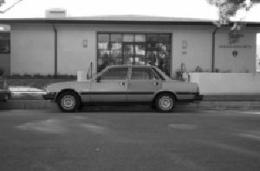
#> input picture code/intersection-over-union/image_0002.jpg, 260 x 171 px
$ python intersection_over_union.py
#> lines starting #> are read from the running program, lines starting #| are printed output that depends on the picture
# USAGE
# python intersection_over_union.py
# This may be useful for evaulating the accuracy of our bounding box predictions
# in the case of detection.

# import the necessary packages
from collections import namedtuple
import numpy as np
import cv2

# define the `Detection` object
Detection = namedtuple("Detection", ["image_path", "gt1","gt2", "pred"])

def bb_intersection_over_union(boxA, boxB):
	# determine the (x, y)-coordinates of the intersection rectangle
	xA = max(boxA[0], boxB[0])
	yA = max(boxA[1], boxB[1])
	xB = min(boxA[2], boxB[2])
	yB = min(boxA[3], boxB[3])

	# compute the area of intersection rectangle
	interArea = (xB - xA + 1) * (yB - yA + 1)

	# compute the area of both the prediction and ground-truth
	# rectangles
	boxAArea = (boxA[2] - boxA[0] + 1) * (boxA[3] - boxA[1] + 1)
	boxBArea = (boxB[2] - boxB[0] + 1) * (boxB[3] - boxB[1] + 1)

	# compute the intersection over union by taking the intersection
	# area and dividing it by the sum of prediction + ground-truth
	# areas - the interesection area
	iou = interArea / float(boxAArea + boxBArea - interArea)

	# return the intersection over union value
	return iou

# define the list of example detections
# 39, 63, 203, 112
examples = [
	Detection("image_0002.jpg", [0, 10, 200, 110],[95,40,200,180], [54, 66, 198, 114])]
	# Detection("image_0016.jpg", [49, 75, 203, 125], [42, 78, 186, 126]),
	# Detection("image_0075.jpg", [31, 69, 201, 125], [18, 63, 235, 135]),
	# Detection("image_0090.jpg", [50, 72, 197, 121], [54, 72, 198, 120]),
	# Detection("image_0120.jpg", [35, 51, 196, 110], [36, 60, 180, 108])]

# loop over the example detections
for detection in examples:
	# load the image
	image = cv2.imread(detection.image_path)
#> image is the input picture: shape (171, 260, 3); min 0, max 255, mean 111.6

	# draw the ground-truth bounding box along with the predicted
	# bounding box
	cv2.rectangle(image, tuple(detection.gt1[:2]),
		tuple(detection.gt1[2:]), (0, 255, 0), 2)
	cv2.rectangle(image, tuple(detection.gt2[:2]),
		tuple(detection.gt2[2:]), (0, 255, 0), 2)
	cv2.rectangle(image, tuple(detection.pred[:2]),
		tuple(detection.pred[2:]), (0, 0, 255), 2)

	# compute the intersection over union and display it
	iou1 = bb_intersection_over_union(detection.gt1, detection.pred)
	iou2 = bb_intersection_over_union(detection.gt2, detection.pred)
	cv2.putText(image, "IoU: {:.4f}".format(iou1), (10, 30),
		cv2.FONT_HERSHEY_SIMPLEX, 0.6, (0, 255, 0), 2)
	print("{}: {:.4f}".format(detection.image_path, iou1))
	cv2.putText(image, "IoU: {:.4f}".format(iou2), (10, 30),
		cv2.FONT_HERSHEY_SIMPLEX, 0.6, (0, 255, 0), 2)
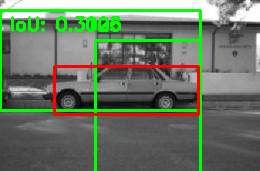
#> image: shape (171, 260, 3); mean B, G, R 100, 119.1, 106.5
	print("{}: {:.4f}".format(detection.image_path, iou2))
	# show the output image
	cv2.imshow("Image", image)
	cv2.waitKey(0)

$ run again, with code/intersection-over-union/image_0016.jpg copied over code/intersection-over-union/image_0002.jpg
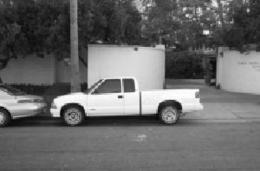
#> input picture code/intersection-over-union/image_0016.jpg, 260 x 171 px
#> image is the input picture: shape (171, 260, 3); min 2, max 255, mean 103.9
#> `cv2.putText(image, "IoU: {:.4f}".format(iou2), (10, 30), cv2.FONT_HERS..`:
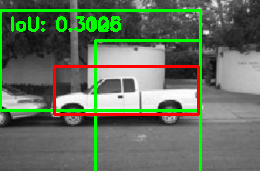
#> image: shape (171, 260, 3); mean B, G, R 94.1, 113.2, 100.6

$ run again, with code/intersection-over-union/image_0075.jpg copied over code/intersection-over-union/image_0002.jpg
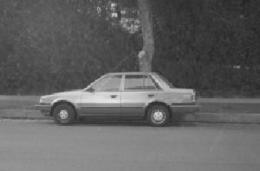
#> input picture code/intersection-over-union/image_0075.jpg, 260 x 171 px
#> image is the input picture: shape (171, 260, 3); min 35, max 236, mean 98
#> `cv2.putText(image, "IoU: {:.4f}".format(iou2), (10, 30), cv2.FONT_HERS..`:
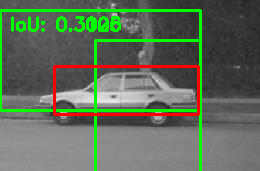
#> image: shape (171, 260, 3); mean B, G, R 89.2, 108.4, 95.8

$ run again, with code/intersection-over-union/image_0090.jpg copied over code/intersection-over-union/image_0002.jpg
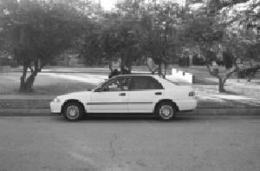
#> input picture code/intersection-over-union/image_0090.jpg, 260 x 171 px
#> image is the input picture: shape (171, 260, 3); min 15, max 255, mean 118.8
#> `cv2.putText(image, "IoU: {:.4f}".format(iou2), (10, 30), cv2.FONT_HERS..`:
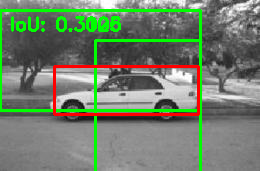
#> image: shape (171, 260, 3); mean B, G, R 107.9, 127.1, 114.5
